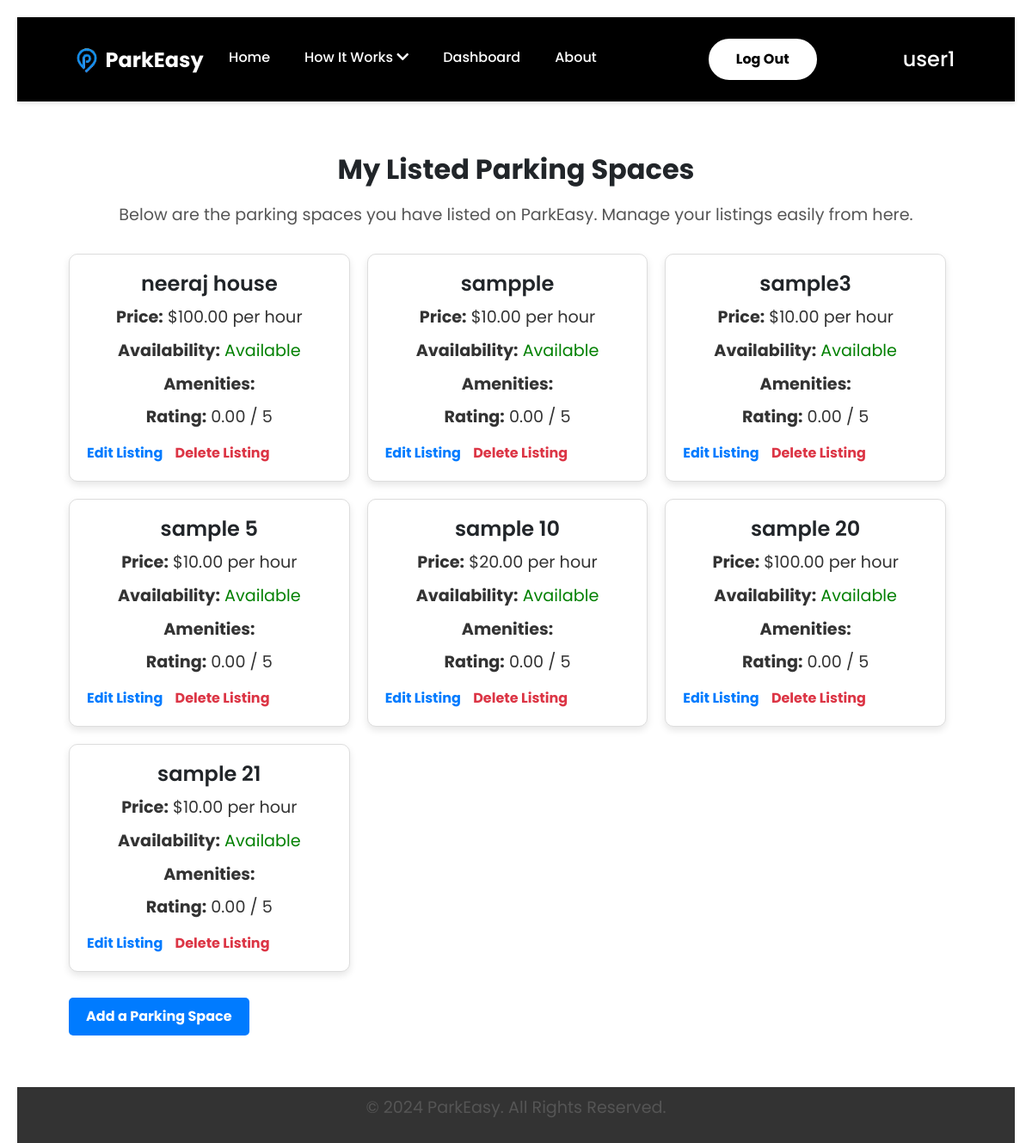
The app's page /parkeasy/listed-parking-spaces/ (signed in) with its own data.
### ParkEasyApp/models.py (models this page shows, shortened)
class ParkingSpace(models.Model):
    host = models.ForeignKey(ParkEasyUser, on_delete=models.CASCADE, related_name="parking_spaces")
    location = models.CharField(max_length=255)
    price_per_hour = models.DecimalField(max_digits=10, decimal_places=2)
    availability = models.BooleanField(default=True)  # Indicates if space is available for booking
    amenities = models.TextField(blank=True, null=True)  # Optional description of amenities
    rating = models.DecimalField(max_digits=3, decimal_places=2, default=0.0)  # Average rating by users
    created_at = models.DateTimeField(auto_now_add=True)
    latitude = models.FloatField(null=True, blank=True)  # Store latitude
    longitude = models.FloatField(null=True, blank=True)  # Store longitude
    class Meta:
        indexes = [
            models.Index(fields=['host', 'location']),
        ]

### ParkEasyApp/views.py (the view)
# urls.py: path('listed-parking-spaces/', views.my_listed_parking_spaces, name='my_listed_parking_spaces'),
@login_required
def my_listed_parking_spaces(request):
    user_profile = ParkEasyUser.objects.get(user=request.user)
    parking_spaces = ParkingSpace.objects.filter(host=user_profile)
    if not parking_spaces:
        return render(request, 'parking/my_listed_parking_spaces.html', {'message': 'You haven\'t listed any parking spaces yet.'})
    return render(request, 'parking/my_listed_parking_spaces.html', {'parking_spaces': parking_spaces})

### templates/parking/my_listed_parking_spaces.html
{% extends 'base.html' %}
{% load static %}
{% block content %}
    <div style="padding: 20px; font-family: Arial, sans-serif;">
        <h1 style="font-size: 2rem; font-weight: bold; margin-bottom: 20px;">My Listed Parking Spaces</h1>
        <p style="margin-bottom: 30px; color: #555;">Below are the parking spaces you have listed on ParkEasy. Manage your listings easily from here.</p>
        {% if parking_spaces %}
            <div style="display: flex; flex-wrap: wrap; gap: 20px;">
                {% for space in parking_spaces %}
                    <div style="background-color: #fff; border: 1px solid #ddd; border-radius: 10px; padding: 20px; width: calc(33.333% - 20px); box-shadow: 0 4px 8px rgba(0, 0, 0, 0.1);">
                        <h2 style="font-size: 1.5rem; font-weight: 600; margin-bottom: 10px;">{{ space.location }}</h2>
                        <p style="color: #333; margin-bottom: 10px;"><strong>Price:</strong> ${{ space.price_per_hour }} per hour</p>
                        <p style="color: #333; margin-bottom: 10px;">
                            <strong>Availability:</strong>
                            {% if space.availability %}
                                <span style="color: green;">Available</span>
                            {% else %}
                                <span style="color: red;">Not Available</span>
                            {% endif %}
                        </p>
                        <p style="color: #333; margin-bottom: 10px;"><strong>Amenities:</strong> {{ space.amenities }}</p>
                        <p style="color: #333; margin-bottom: 10px;"><strong>Rating:</strong> {{ space.rating }} / 5</p>
                        <div style="margin-top: 15px;">
                            <a href="#" style="color: #007bff; text-decoration: none; margin-right: 10px;">Edit Listing</a>
                            <a href="#" style="color: #dc3545; text-decoration: none;">Delete Listing</a>
                        </div>
                    </div>
                {% endfor %}
            </div>
            <div style="margin-top: 30px;">
                <a href="{% url 'add_parking_space' %}" style="display: inline-block; padding: 10px 20px; background-color: #007bff; color: white; text-decoration: none; border-radius: 5px;">
                    Add a Parking Space
                </a>
            </div>
        {% elif message %}
            <p>{{ message }} <a href="{% url 'add_parking_space' %}" style="color: #007bff; text-decoration: none;">Add a Parking Space</a> now!</p>
        {% endif %}
    </div>
{% endblock %}

### templates/base.html (shortened to what this page needs)
<!DOCTYPE html>
<html lang="en">
{% load static %}
<head>
    <link rel="stylesheet" href="{% static 'css/home_style.css' %}">
    <link rel="stylesheet" href="{% static 'css/base_style.css' %}">
    <link rel="stylesheet" href="{% static 'css/login.css' %}">
    <link rel="stylesheet" href="{% static 'css/about.css' %}">
    <link rel="stylesheet" href="{% static 'css/add_parking_style.css' %}">
    <link rel="stylesheet" href="{% static 'css/parking_space_list.css' %}">
    <link rel="stylesheet" href="{% static 'css/parking_space_detail.css' %}">
    <link rel="stylesheet" href="{% static 'css/my_listed_parking_spaces.css' %}">
    <link rel="stylesheet" href="{% static 'css/help_support.css' %}">
    <link rel="stylesheet" href="{% static 'css/terms_conditions.css' %}">
    <link rel="stylesheet" href="{% static 'css/my_bookings.css' %}">
    <link rel="stylesheet" href="{% static 'css/create_booking.css' %}">
    <link href="https://cdnjs.cloudflare.com/ajax/libs/font-awesome/5.15.4/css/all.min.css" rel="stylesheet">
    <link href="https://cdn.jsdelivr.net/npm/bootstrap@5.3.3/dist/css/bootstrap.min.css" rel="stylesheet"
>
    <link rel="stylesheet" href="https://unpkg.com/leaflet@1.9.4/dist/leaflet.css" />
    <link href="https://cdn.jsdelivr.net/npm/bootstrap@5.1.0/dist/css/bootstrap.min.css" rel="stylesheet">
</head>
<body>
    <header>
        <div class="logo">
            <a href="{% url 'home' %}">
                <img src="{% static 'img/P1 logoo.png' %}" alt="Placeholder Logo">
                <span class="logo-text">ParkEasy</span>
            </a>
        </div>
        <nav>
            <ul class="menu">
                <li><a href="{% url 'home' %}">Home</a></li>
                <li class="dropdown">
                    <a href="#" id="how-it-works">How It Works <i class="fas fa-chevron-down"></i></a>
                </li>
                <li><a href="{% url 'dashboard' %}">Dashboard</a></li>
                <li><a href="{% url 'about' %}">About</a></li>
                <li>
                    {% if user.is_authenticated %}
                    <a href="{% url 'logout' %}" id="login_button">Log Out</a>
                    {% else %}
                    <a href="{% url 'login' %}" id="login_button">Log In</a>
                    <a href="{% url 'register' %}" id="signup_button">Sign Up</a>
                    {% endif %}
                </li>
                <li style="margin-left:100px ;">
                    <h4>{{ request.user.username }}</h4>
                </li>
            </ul>
        </nav>
    </header>
    <div class="wrapper" style=" min-height: 500px; ">
        <main>
            {% block content %}{% endblock %}
        </main>
    </div>
    <footer>
        <p>&copy; 2024 ParkEasy. All Rights Reserved.</p>
    </footer>
</body>
</html>

### static/css/home_style.css (style rules this page uses)
main { padding: 40px; font-family: 'Poppins', sans-serif; }
header { background-color: black; color: white; padding: 15px 50px; display: flex; justify-content: space-between; align-items: center; box-shadow: 0 2px 5px rgba(0, 0, 0, 0.1); position: sticky; top: 0; z-index: 10; }
header .logo { display: flex; align-items: center; }
header .logo img { height: 50px; max-width: 100%; display: block; float: left; }
header .logo-text { float: left; text-decoration: none; margin-left: -10px; margin-top: 8px; font-size: 24px; color: white; font-weight: bold; }
header nav { display: flex; align-items: center; flex-grow: 1; justify-content: center; margin-top: 10px; box-sizing: border-box; }
header nav ul { display: flex; list-style: none; margin: 0; padding: 0; }
header nav ul li { margin-left: 20px; position: relative; margin-top: 10px; }
header nav ul li:first-child { margin-left: 0; }
header nav ul li a { color: white; text-decoration: none; font-weight: 500; padding: 5px 10px; border-radius: 4px; transition: background-color 0.3s, color 0.3s; }
header nav ul li.dropdown .fas { display: inline-block; transition: transform 0.3s ease; }
#login_button { background-color: white; color: #000; padding: 10px 30px; border-radius: 50px; font-weight: bold; border: 2px solid #fff; display: inline-flex; justify-content: center; align-items: center; cursor: pointer; margin-left: 100px; margin-top: -10px; }
footer { background-color: black; color: white; text-align: center; padding: 10px; margin-top: 40px; }

### static/css/base_style.css (style rules this page uses)
* { font-family: 'Poppins', sans-serif; margin: 0; padding: 0; box-sizing: border-box; }
body { font-family: 'Poppins', sans-serif; margin: 0; padding: 0; overflow-x: hidden; line-height: 1.6; display: flex; flex-direction: column; min-height: 400px; }
.wrapper { flex: 1; display: flex; flex-direction: column; }
header { width: 100%; background-color: black; color: white; padding: 15px 50px; display: flex; justify-content: space-between; align-items: center; box-shadow: 0 2px 5px rgba(0, 0, 0, 0.1); position: sticky; top: 0; z-index: 10; }
header .logo { display: flex; align-items: center; }
header .logo img { height: 50px; max-width: 100%; display: block; float: left; }
header .logo-text { float: left; text-decoration: none; margin-left: -10px; margin-top: 8px; font-size: 24px; color: white; font-weight: bold; }
header nav { display: flex; align-items: center; flex-grow: 1; justify-content: center; margin-top: 10px; box-sizing: border-box; }
header nav ul { display: flex; list-style: none; margin: 0; padding: 0; }
header nav ul li { margin-left: 20px; position: relative; margin-top: 10px; }
header nav ul li:first-child { margin-left: 0; }
header nav ul li a { color: white; text-decoration: none; font-weight: 500; padding: 5px 10px; border-radius: 4px; transition: background-color 0.3s, color 0.3s; }
header nav ul li.dropdown .fas { display: inline-block; transition: transform 0.3s ease; }
#login_button { background-color: white; color: #000; padding: 10px 30px; border-radius: 50px; font-weight: bold; border: 2px solid #fff; display: inline-flex; justify-content: center; align-items: center; cursor: pointer; margin-left: 100px; margin-top: -10px; }
footer { background-color: #333; color: rgba(255, 255, 255, 0.826); text-align: center; padding: 10px; margin-top: auto; width: 100%; }

### static/css/add_parking_style.css (style rules this page uses)
* { margin: 0; padding: 0; box-sizing: border-box; }
body { font-family: 'Poppins', sans-serif; background-color: #f4f4f4; justify-content: center; align-items: center; height: 100vh; margin: 0; }
h2 { color: black; font-size: 28px; margin-bottom: 20px; text-align: center; }

### static/css/parking_space_list.css (style rules this page uses)
* { margin: 0; padding: 0; box-sizing: border-box; }
body { font-family: 'Poppins', sans-serif; line-height: 1.6; background-color: #f4f4f4; padding: 20px; display: flex; flex-direction: column; min-height: 100vh; }

### static/css/parking_space_detail.css (style rules this page uses)
* { margin: 0; padding: 0; box-sizing: border-box; }
body { font-family: 'Poppins', sans-serif; line-height: 1.6; background-color: #f4f4f4; display: flex; flex-direction: column; min-height: 100vh; }
h2 { text-align: center; font-size: 2rem; color: #333; margin-bottom: 20px; }
p { font-size: 1.1rem; margin-bottom: 10px; color: #555; }
strong { color: #333; }

### static/css/terms_conditions.css (style rules this page uses)
h1 { text-align: center; font-size: 36px; margin-bottom: 40px; }
ul { list-style-type: disc; margin-left: 20px; }
ul li { margin-bottom: 10px; }

### static/css/create_booking.css (style rules this page uses)
h1 { font-size: 24px; font-weight: bold; margin-bottom: 20px; text-align: center; }

### records on screen
ParkingSpace: location "neeraj house", price_per_hour "100.00", availability "Available", rating "0.00"
ParkingSpace: location "sampple", price_per_hour "10.00", availability "Available", rating "0.00"
ParkingSpace: location "sample3", price_per_hour "10.00", availability "Available", rating "0.00"
ParkingSpace: location "sample 5", price_per_hour "10.00", availability "Available", rating "0.00"
ParkingSpace: location "sample 10", price_per_hour "20.00", availability "Available", rating "0.00"
ParkingSpace: location "sample 20", price_per_hour "100.00", availability "Available", rating "0.00"
ParkingSpace: location "sample 21", price_per_hour "10.00", availability "Available", rating "0.00"

### other values on screen
{{ request.user.username }} "user1"
